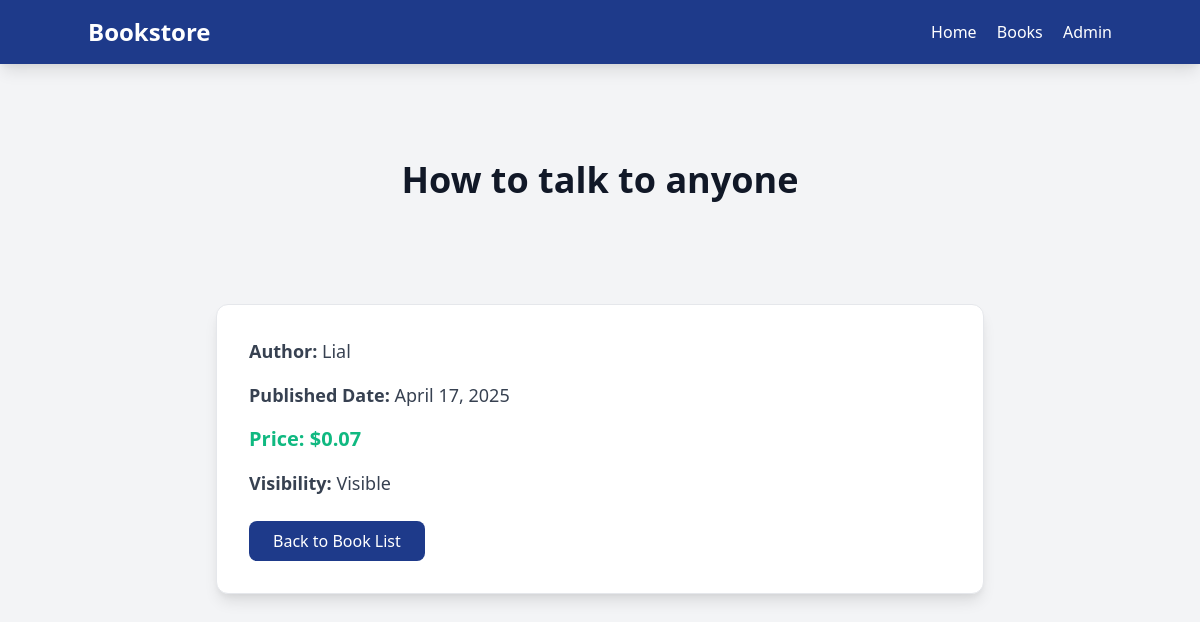
/book/2/, run on the app's committed database.
### books/models.py (models this page shows, shortened)
class Book(models.Model):
    title = models.CharField(max_length=200)
    author = models.CharField(max_length=100)
    published_date = models.DateField()
    price = models.DecimalField(max_digits=6, decimal_places=2)
    is_visible = models.BooleanField(default=True)

### books/views.py (the view)
# urls.py: path('book/<int:pk>/', views.BookDetailView.as_view(), name='book_detail'),
class BookDetailView(DetailView):
    model = Book
    template_name = 'books/book_detail.html'
    context_object_name = 'book'
    def get_queryset(self):
        return Book.objects.filter(is_visible=True)

### books/templates/books/book_detail.html (shortened to what this page needs)
{% extends "base.html" %}
{% load static %}
{% block content %}
    <nav class="bg-blue-900 text-white p-4 sticky top-0 z-50 shadow-lg">
        <div class="container mx-auto flex justify-between items-center">
            <a href="{% url 'books:home' %}" class="text-2xl font-bold">Bookstore</a>
            <div class="space-x-4">
                <a href="{% url 'books:home' %}" class="hover:text-green-400">Home</a>
                <a href="{% url 'books:book_list' %}" class="hover:text-green-400">Books</a>
                <a href="{% url 'admin:index' %}" class="hover:text-green-400">Admin</a>
            </div>
        </div>
    </nav>
    <div class="container mx-auto py-12">
        <div class="bg-gray-100 py-12">
            <div class="max-w-3xl mx-auto">
                <h1 class="text-3xl sm:text-4xl font-bold text-gray-900 text-center mb-8">{{ book.title }}</h1>
            </div>
        </div>
        <div class="max-w-3xl mx-auto bg-white p-8 rounded-xl shadow-lg border border-gray-200 mt-6">
            <div class="space-y-4">
                <p class="text-lg text-gray-700"><strong>Author:</strong> {{ book.author }}</p>
                <p class="text-lg text-gray-700"><strong>Published Date:</strong> {{ book.published_date|date:"F d, Y" }}</p>
                <p class="text-xl text-green-500 font-bold"><strong>Price:</strong> ${{ book.price }}</p>
                <p class="text-lg text-gray-700"><strong>Visibility:</strong> {% if book.is_visible %}Visible{% else %}Hidden{% endif %}</p>
            </div>
            <a href="{% url 'books:book_list' %}" class="mt-6 inline-block bg-blue-900 text-white px-6 py-2 rounded-lg hover:bg-blue-800 hover:shadow-xl transition duration-300">
                Back to Book List
            </a>
        </div>
    </div>
{% endblock %}

### data on the page
Book: title "How to talk to anyone", author "Lial", published_date "April 17, 2025", price "0.07"
